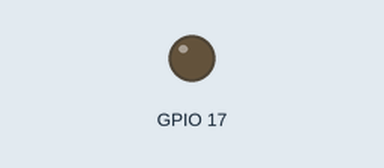
Simulated run of this program. Board: Raspberry Pi (BCM pin numbers). On the bench: output pins drawn as LEDs (lit = HIGH). At 0.2 s the program stops and its outputs stay as they are.

Above: at 0.3 s.
Timing chart, 0 to 1.7 s (numbered marks = the images above):
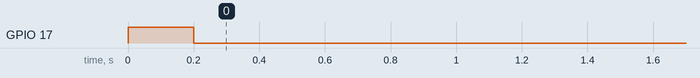

Measured:
- by itself, GPIO 17: LOW → HIGH at 0.00 s, → LOW 0.20 s later

The program:

Buzzer.py
```python
"""
    Written By Marcus Whelan for Senior 1 project 2
    This just activates the buzzer for a short time
    this is one of the buzzer lengths
"""
#!/usr/bin/env python
import RPi.GPIO as GPIO
import time


GPIO.setmode(GPIO.BCM)
GPIO.setup(17,GPIO.OUT,initial=GPIO.LOW)
GPIO.output(17,True)
time.sleep(.2)
GPIO.output(17,False)
```
